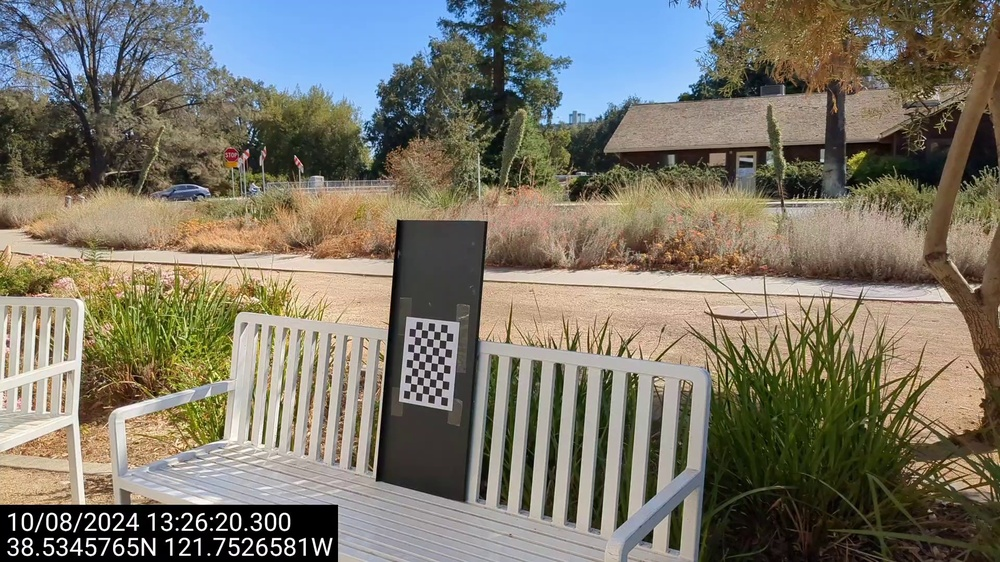
#> input picture data/output/calibration_horizontal_frames/TimeVideo_20241008_132618_frame_0003.jpg, 1000 x 562 px, shrunk from 1920 x 1080 before the run; its folder holds only this picture in this run
$ python camera_calibration.py
#> lines starting #> are read from the running program, lines starting #| are printed output that depends on the picture; after the words box and inside, x2 and y2 are one past the last pixel; in counts of white or black regions, pixels touching at a corner belong together; long printed decimals are rounded
import cv2
import numpy as np
import glob
import os

def calibrate_camera(chessboard_images, chessboard_size, square_size, corner_img_output, npy_output):
    """
    Calibrate a camera using chessboard images and save the calibration results.

    Args:
    - chessboard_images (list of str): List of file paths to chessboard images.
    - chessboard_size (tuple): Number of inner corners per a chessboard row and column (width, height).
    - square_size (float): The size of a square on your chessboard in real-world units (e.g., meters or millimeters).
    - output_folder (str): Directory to save calibration visualizations and results.

    Returns:
    - ret (bool): Whether calibration was successful.
    - mtx (ndarray): Camera matrix (intrinsic parameters).
    - dist (ndarray): Distortion coefficients.
    - rvecs (list): Rotation vectors (extrinsic parameters for each image).
    - tvecs (list): Translation vectors (extrinsic parameters for each image).
    - objpoints (list): 3D points in real world space.
    - imgpoints (list): 2D points in image plane.
    """
#> called with chessboard_size = (9, 6), square_size = 0.0255
    # Termination criteria for corner subpixel refinement
    criteria = (cv2.TERM_CRITERIA_EPS + cv2.TERM_CRITERIA_MAX_ITER, 30, 0.001)
    objp = np.zeros((chessboard_size[0] * chessboard_size[1], 3), np.float32)
    objp[:, :2] = np.mgrid[0:chessboard_size[0], 0:chessboard_size[1]].T.reshape(-1, 2)
    objp *= square_size

    objpoints = []  # 3D points in real world space
    imgpoints = []  # 2D points in image plane

    if not os.path.exists(corner_img_output):
        os.makedirs(corner_img_output)
    if not os.path.exists(npy_output):
        os.makedirs(npy_output)

    for i, fname in enumerate(chessboard_images):
        img = cv2.imread(fname)
#> img is the input picture: shape (562, 1000, 3); mean B, G, R 105.5, 118.3, 123
        gray = cv2.cvtColor(img, cv2.COLOR_BGR2GRAY)
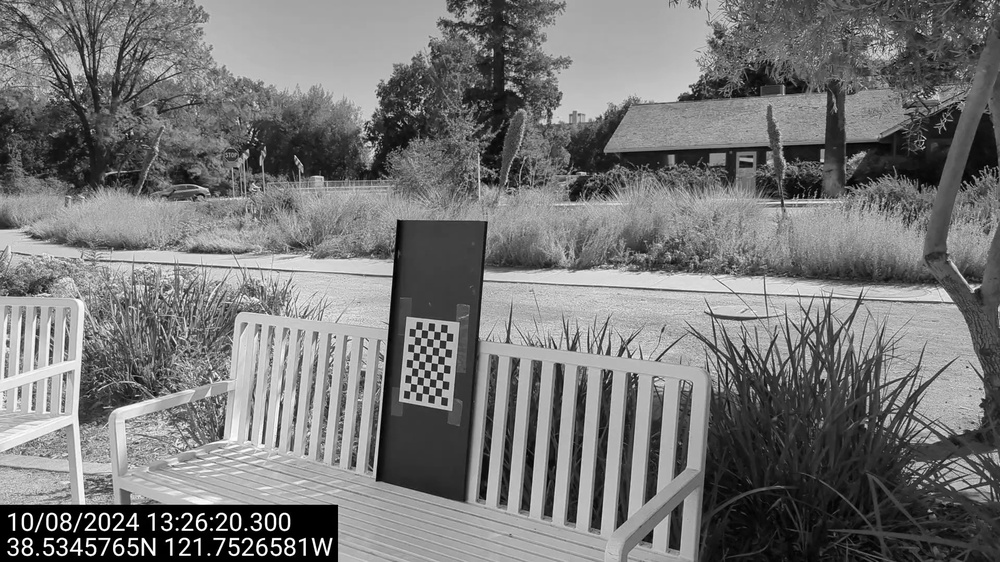
#> gray: shape (562, 1000); min 0, max 255, mean 118.3

        # Find the chessboard corners
        ret, corners = cv2.findChessboardCorners(gray, chessboard_size, None)
#> ret = True; corners = 54 rows, first 8: [409.9, 391], [410.6, 383.3], [411.3, 375.6], [412.1, 367.7], [412.7, 359.9], [413.5, 352.3], [414.3, 344.5], [414.8, 336.6]

        if ret:
            objpoints.append(objp)
            corners2 = cv2.cornerSubPix(gray, corners, (11, 11), (-1, -1), criteria)
#> corners2 = 54 rows, first 8: [408.8, 388.4], [409.4, 383], [409.3, 375.3], [410.2, 367.1], [410.8, 359.6], [411.4, 352.4], [412.5, 344.8], [413.3, 336.6]
            imgpoints.append(corners2)
            cv2.drawChessboardCorners(img, chessboard_size, corners2, ret)
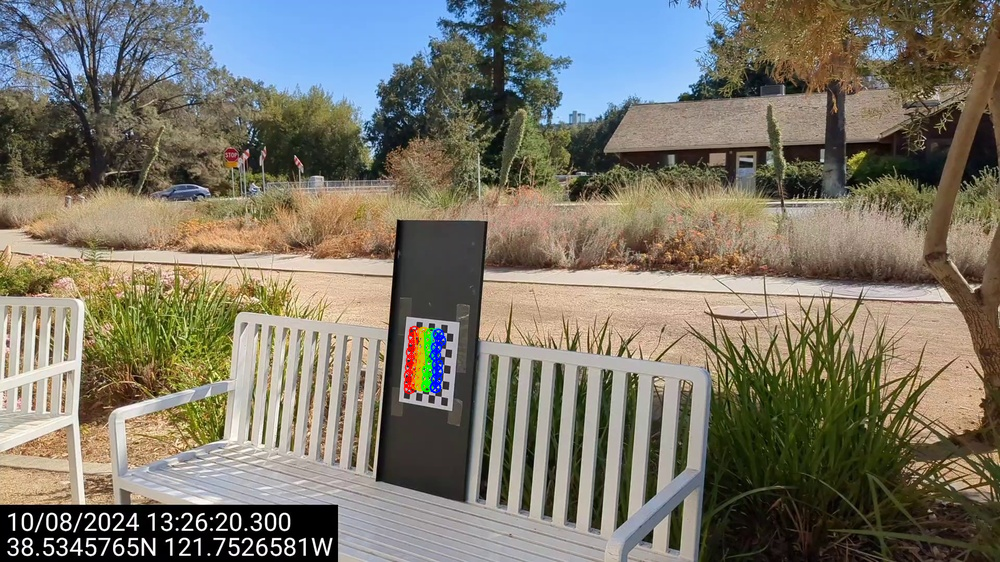
#> img: shape (562, 1000, 3); 0.44% of pixels changed, all inside (x1, y1, x2, y2) = (403, 325, 447, 395)

            # Show the image with the chessboard corners
            cv2.imshow('Chessboard Corners', img)
            cv2.waitKey(100)

            # Save the visualized image to the output folder
            output_filename = os.path.join(corner_img_output, f"corners_{i:04d}.jpg")
            cv2.imwrite(output_filename, img)

    # Destroy all windows after processing all images
    cv2.destroyAllWindows()

    if len(objpoints) == 0:
        print("No valid chessboard images were found.")
        return False, None, None, None, None, None, None

    # Perform camera calibration to find internal and external parameters
    ret, mtx, dist, rvecs, tvecs = cv2.calibrateCamera(objpoints, imgpoints, gray.shape[::-1], None, None)
#> ret = 2.59; mtx = [[127.8, 0, 498.6], [0, 237, 255.8], [0, 0, 1]]; dist = [[-0.199, -0.293, -0.0206, -0.227, -0.0601]]; rvecs = ([0.208, -1.18, -1.26],); tvecs = ([-0.353, 0.372, 0.623],)

    if ret:
        np.save(os.path.join(npy_output, 'camera_matrix.npy'), mtx)
        np.save(os.path.join(npy_output, 'dist_coeffs.npy'), dist)
        np.save(os.path.join(npy_output, 'rotation_vectors.npy'), rvecs)
        np.save(os.path.join(npy_output, 'translation_vectors.npy'), tvecs)

    return ret, mtx, dist, rvecs, tvecs, objpoints, imgpoints


def undistort_image(image_path, mtx, dist):
    """
    Undistort an image using the provided camera matrix and distortion coefficients.

    Args:
    - image_path (str): Path to the image to undistort.
    - mtx (ndarray): Camera matrix.
    - dist (ndarray): Distortion coefficients.
    """
    img = cv2.imread(image_path)
    h, w = img.shape[:2]
    new_camera_mtx, roi = cv2.getOptimalNewCameraMatrix(mtx, dist, (w, h), 1, (w, h))
    undistorted_img = cv2.undistort(img, mtx, dist, None, new_camera_mtx)

    # Crop the image (optional) based on the region of interest
    x, y, w, h = roi
    undistorted_img = undistorted_img[y:y+h, x:x+w]

    cv2.imshow("Undistorted Image", undistorted_img)
    cv2.waitKey(0)
    cv2.destroyAllWindows()


def compute_reprojection_error(objpoints, imgpoints, rvecs, tvecs, mtx, dist):
    """
    Compute the re-projection error for the camera calibration.

    Args:
    - objpoints (list): 3D points in real world space.
    - imgpoints (list): 2D points in image plane.
    - rvecs (list): Rotation vectors from the calibration.
    - tvecs (list): Translation vectors from the calibration.
    - mtx (ndarray): Camera matrix (intrinsic parameters).
    - dist (ndarray): Distortion coefficients.

    Returns:
    - error (float): Re-projection error.
    """
    total_error = 0
    for i in range(len(objpoints)):
        imgpoints2, _ = cv2.projectPoints(objpoints[i], rvecs[i], tvecs[i], mtx, dist)
        error = cv2.norm(imgpoints[i], imgpoints2, cv2.NORM_L2) / len(imgpoints2)
        total_error += error
    return total_error / len(objpoints)


# Main Usage Example
if __name__ == "__main__":
    chessboard_images = glob.glob('../data/output/calibration_horizontal_frames/*.jpg')
    chessboard_size = (9, 6)  # Number of inner corners per row and column
    square_size = 0.0255  # Size of a square in meters
    corner_output_folder = '../data/output/calibration_horizontal_res/'
    npy_output_folder = "../data/output/calibration_horizontal_npy/"
    # Calibrate the camera and obtain the required points
    ret, mtx, dist, rvecs, tvecs, objpoints, imgpoints = calibrate_camera(chessboard_images, chessboard_size, square_size, corner_output_folder, npy_output_folder)
#> ret = 2.59; mtx = [[127.8, 0, 498.6], [0, 237, 255.8], [0, 0, 1]]; dist = [[-0.199, -0.293, -0.0206, -0.227, -0.0601]]; rvecs = ([0.208, -1.18, -1.26],); tvecs = ([-0.353, 0.372, 0.623],); objpoints = 1 item; imgpoints = 1 item

    if ret:
        print("Camera calibration was successful.")
        print("Camera matrix (intrinsic parameters):\n", mtx)
#| Camera matrix (intrinsic parameters):
#|  [[127.813   0.         498.598]
#|  [  0.         237.027 255.846]
#|  [  0.           0.           1.        ]]
        print("Distortion coefficients:\n", dist)
#| Distortion coefficients:
#|  [[-0.1991 -0.2926 -0.02065 -0.2267 -0.06011]]

        # Re-projection error computation
        error = compute_reprojection_error(objpoints, imgpoints, rvecs, tvecs, mtx, dist)
#> the loop in compute_reprojection_error, `for i in range(len(objpoints)):` made 1 pass
#> (error, total_error) on pass 1: (0.353, 0.353)
#> after the loop in compute_reprojection_error, `for i in range(len(objpoints)):`: total_error = 0.353
#> error = 0.353
        print(f"Re-projection error: {error}")
#| Re-projection error: 0.3529

        # Optionally, undistort an image to verify the calibration
        # undistort_image('../data/output/calibration_horizontal_frames/example_image.jpg', mtx, dist)

    else:
        print("Camera calibration failed.")

$ run again, on data/output/calibration_horizontal_frames/TimeVideo_20241008_132618_frame_0018.jpg
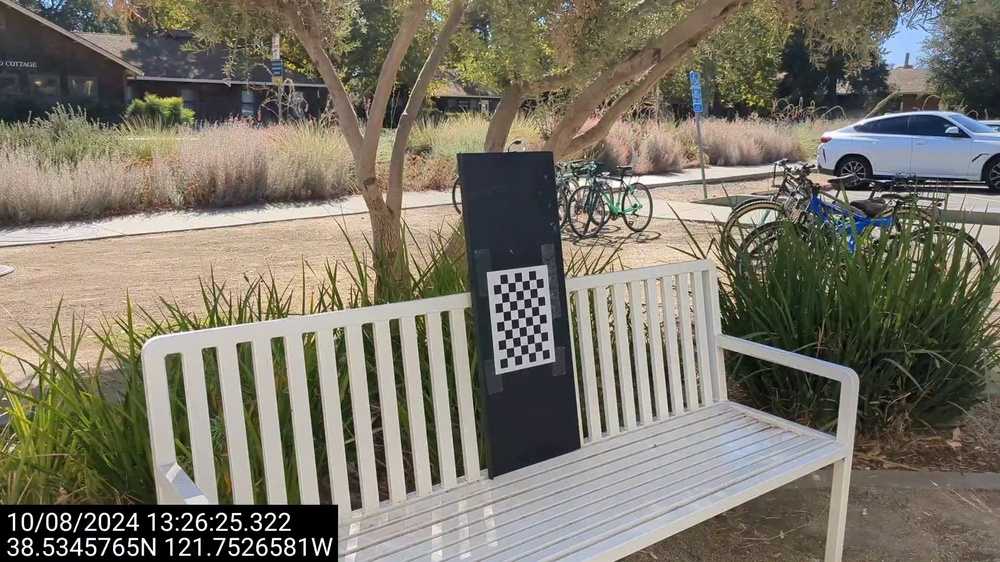
#> input picture data/output/calibration_horizontal_frames/TimeVideo_20241008_132618_frame_0018.jpg, 1000 x 562 px, shrunk from 1920 x 1080 before the run
#> in calibrate_camera, img is the input picture: shape (562, 1000, 3); mean B, G, R 104.3, 117.4, 122.2
#> in calibrate_camera, `gray = cv2.cvtColor(img, cv2.COLOR_BGR2GRAY)`:
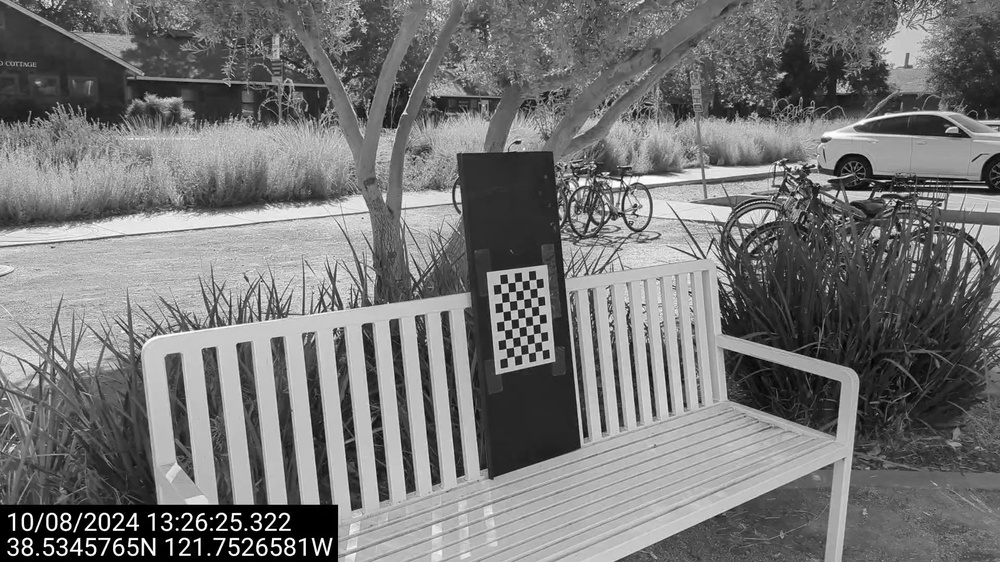
#> gray: shape (562, 1000); min 0, max 255, mean 117.3
#> ret = False; corners = None

$ run again, on data/output/calibration_horizontal_frames/TimeVideo_20241008_132618_frame_0021.jpg
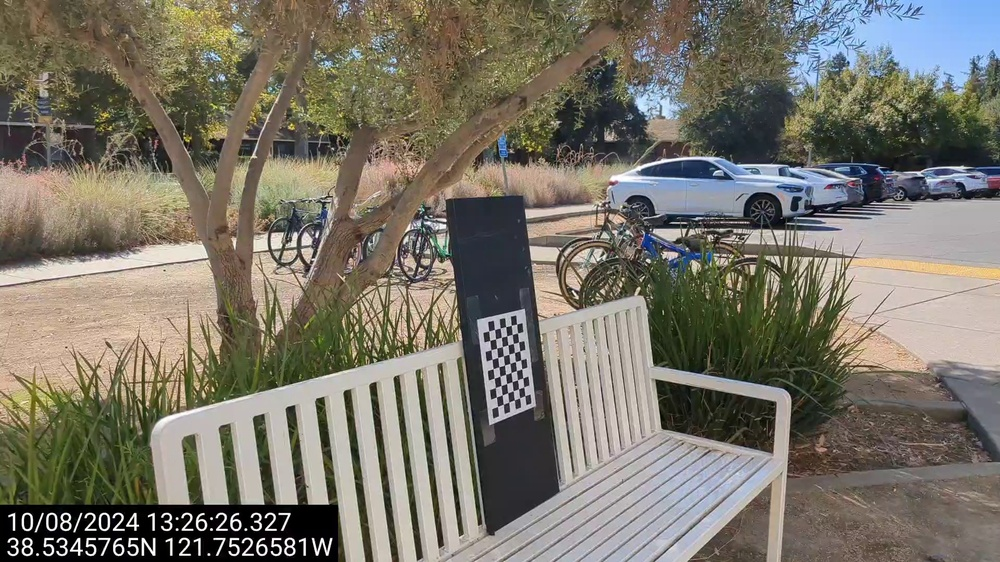
#> input picture data/output/calibration_horizontal_frames/TimeVideo_20241008_132618_frame_0021.jpg, 1000 x 562 px, shrunk from 1920 x 1080 before the run
#> in calibrate_camera, img is the input picture: shape (562, 1000, 3); mean B, G, R 104.7, 116.7, 121.4
#> in calibrate_camera, `gray = cv2.cvtColor(img, cv2.COLOR_BGR2GRAY)`:
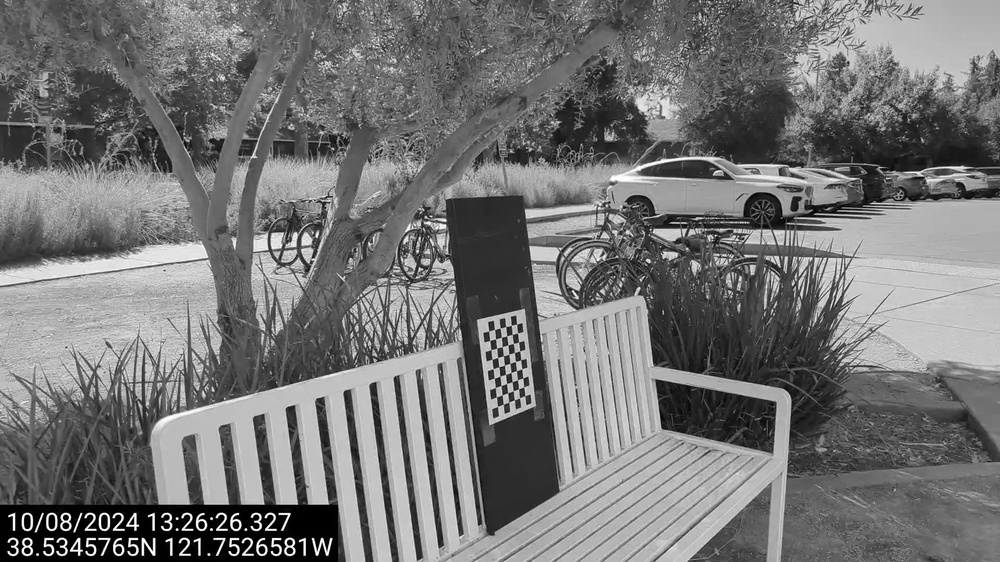
#> gray: shape (562, 1000); min 0, max 255, mean 116.7
#> ret = False; corners = None

$ run again, on data/output/calibration_horizontal_frames/TimeVideo_20241008_132618_frame_0025.jpg
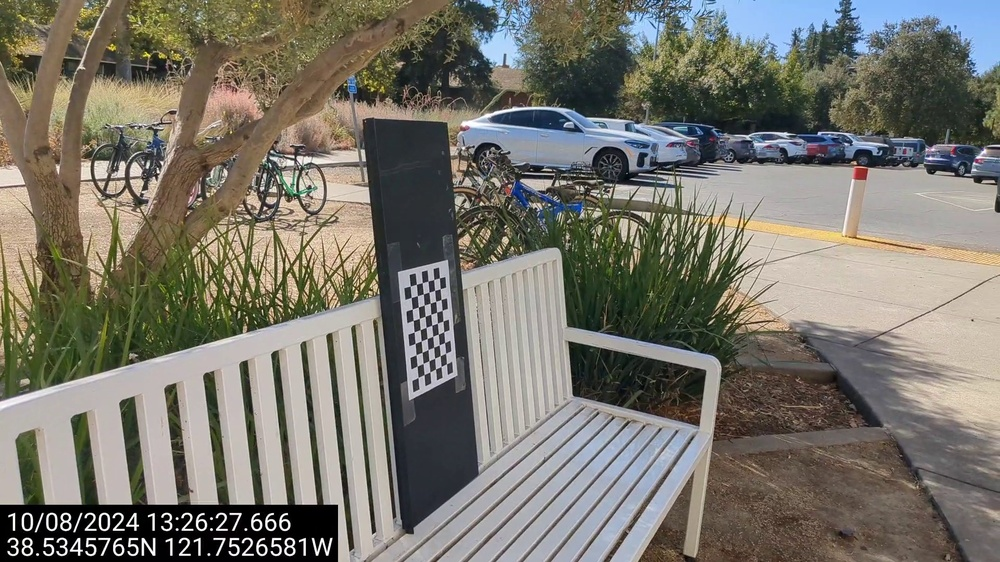
#> input picture data/output/calibration_horizontal_frames/TimeVideo_20241008_132618_frame_0025.jpg, 1000 x 562 px, shrunk from 1920 x 1080 before the run
#> in calibrate_camera, img is the input picture: shape (562, 1000, 3); mean B, G, R 107.2, 117.1, 120.2
#> in calibrate_camera, `gray = cv2.cvtColor(img, cv2.COLOR_BGR2GRAY)`:
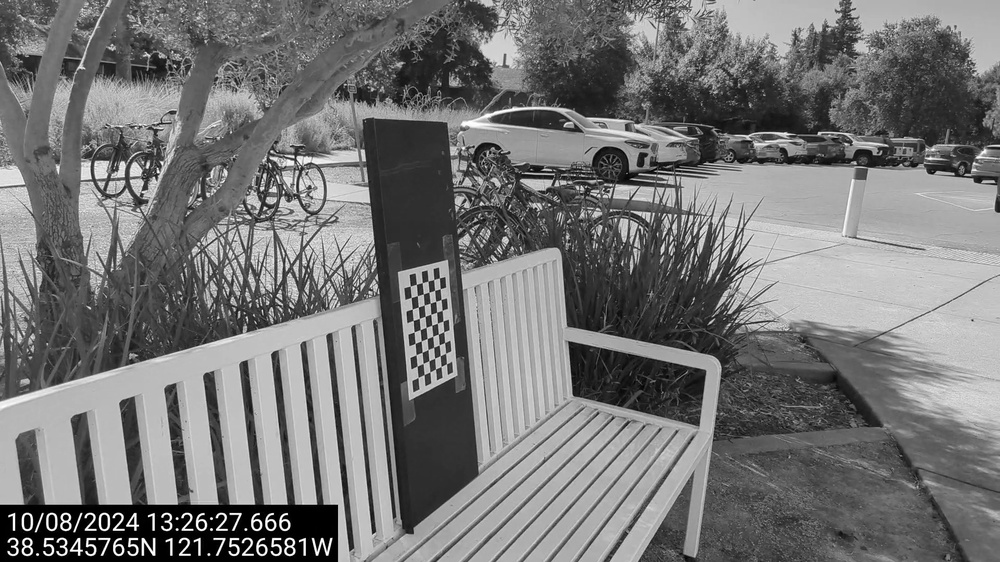
#> gray: shape (562, 1000); min 0, max 255, mean 116.9
#> ret = False; corners = None
